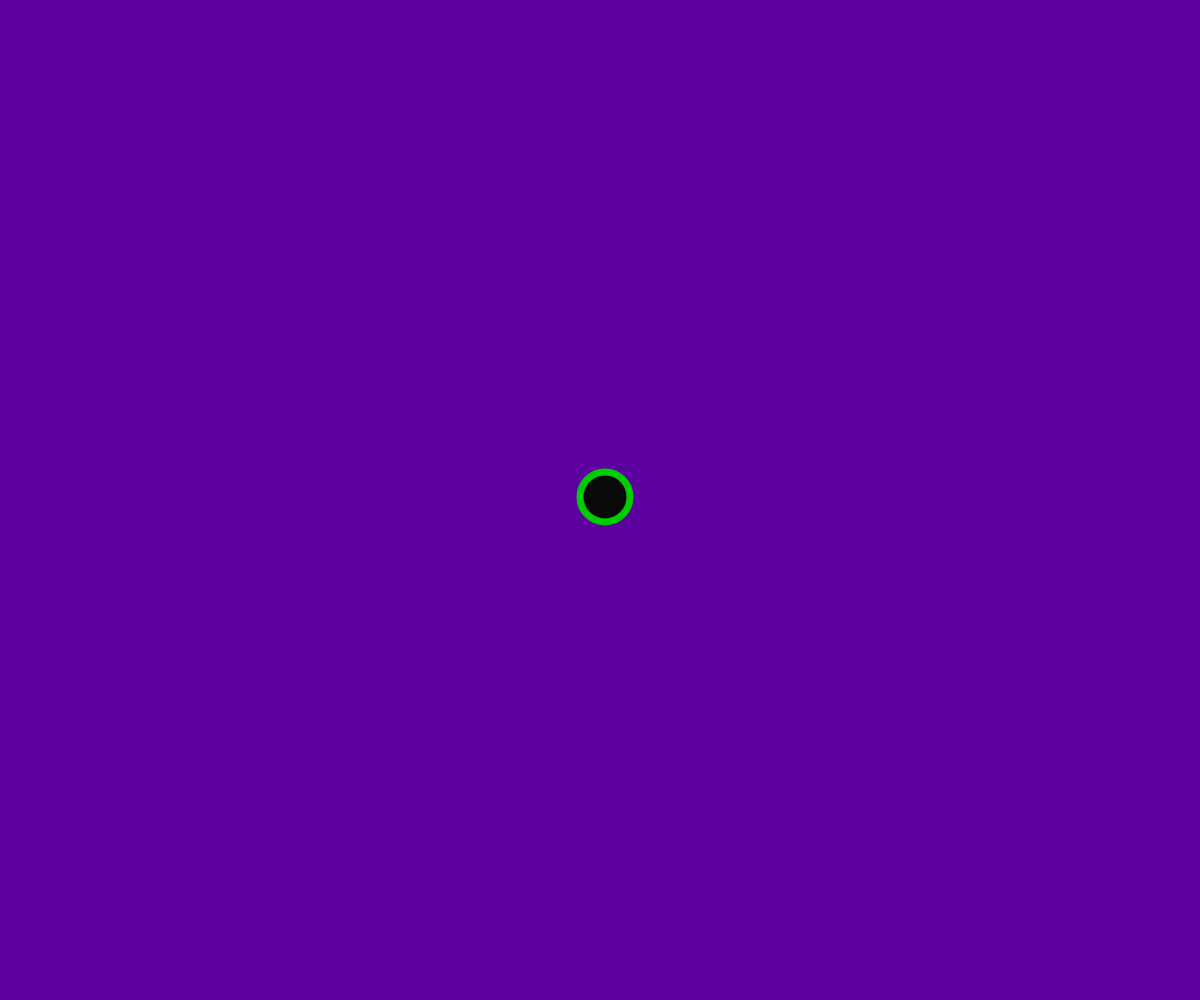
Frame 1 (no input)
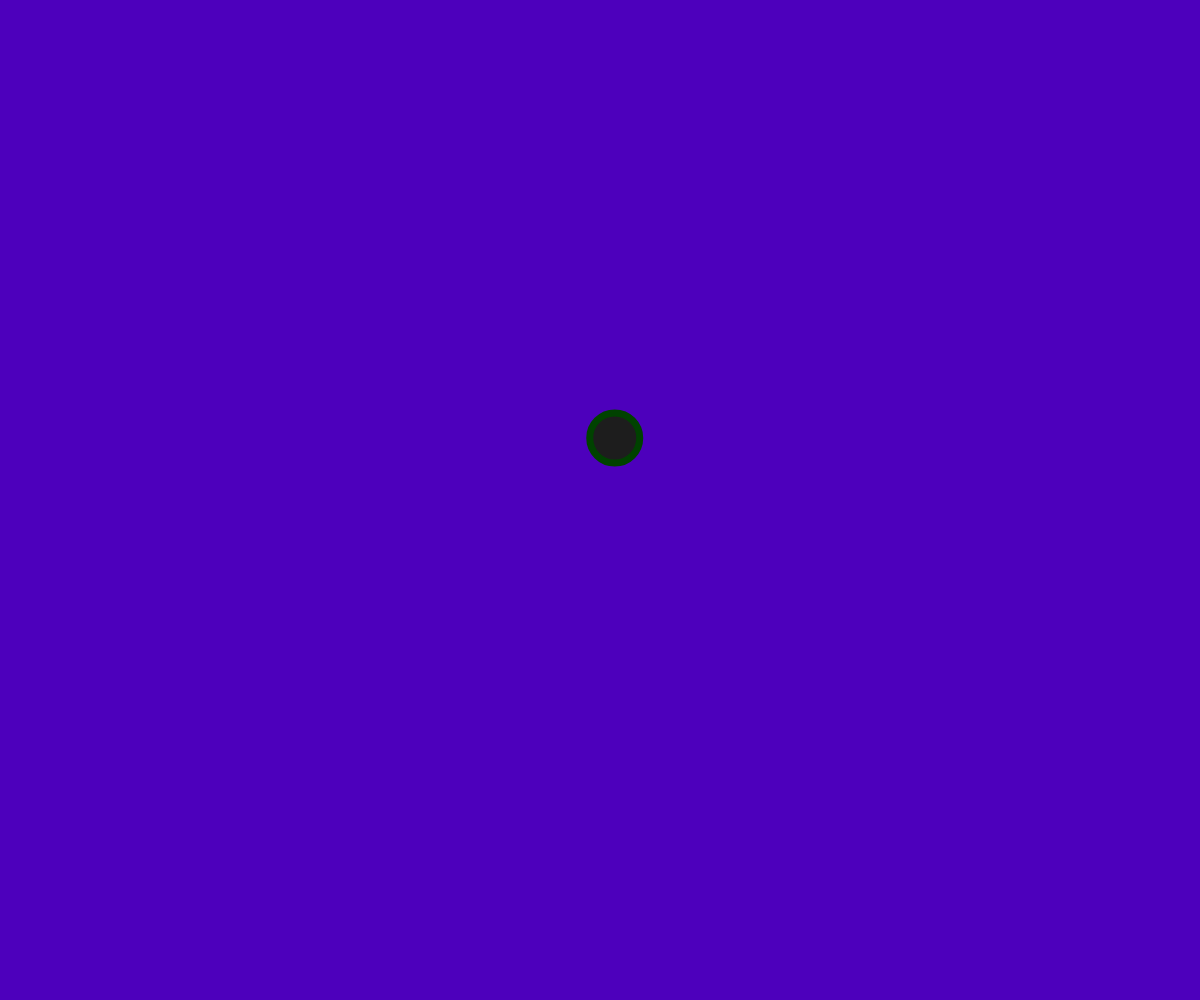
Frame 60 (no input)
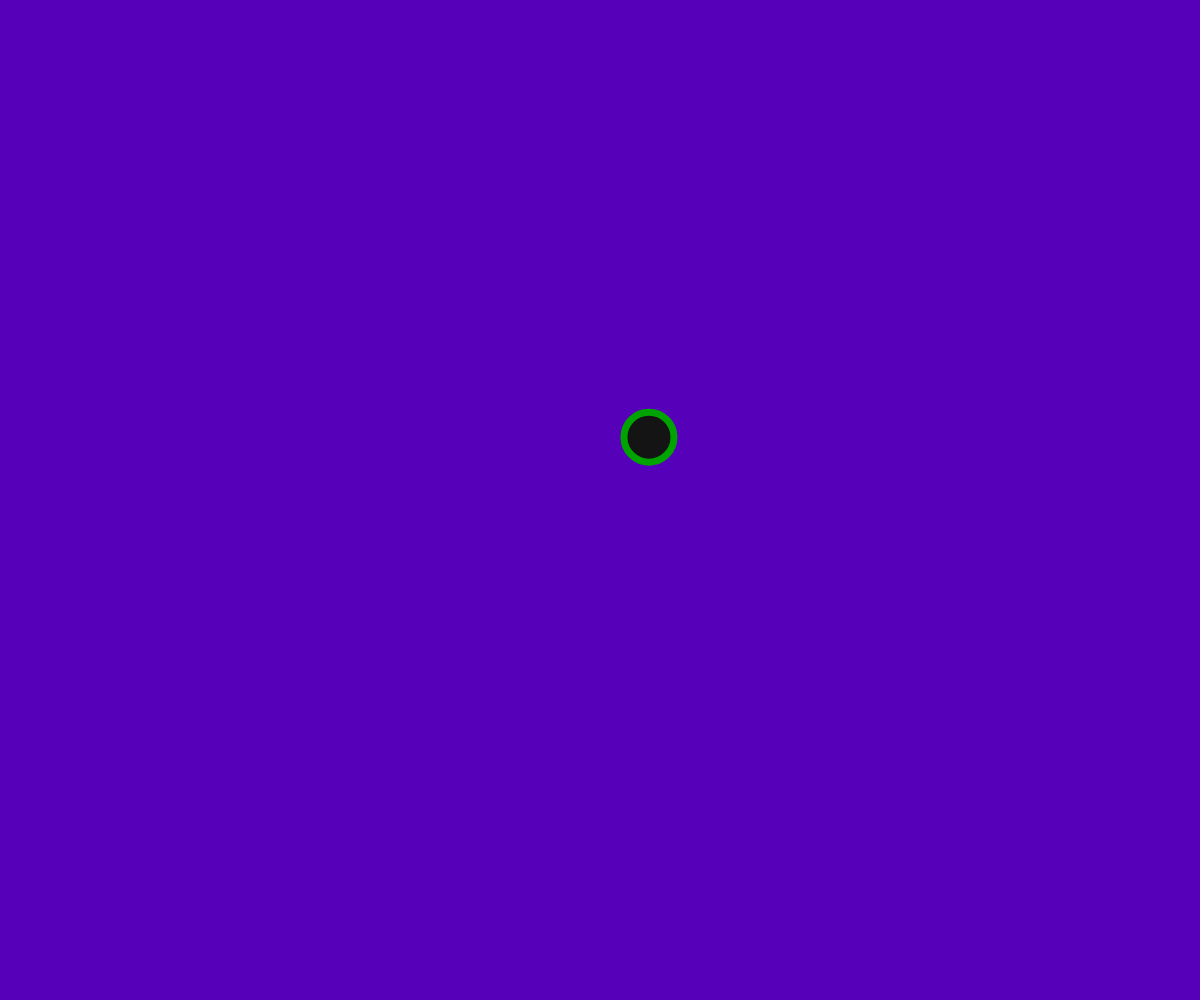
Frame 120 (the mouse pressed at the canvas centre since frame 60)

The p5.js sketch that drew these frames (run headless with seeded random() and noise() and a simulated clock; from frame 60 on, the mouse is pressed at the canvas centre):

// p5.js sketch
// ── sketch.js
let bubbles = [];

function setup(){
  createCanvas(windowWidth, windowHeight);
  let b = new Bubble(width/2, height/2, 10);
  bubbles.push(b);
}

function mouseDragged(){
  let r = random(10, 30);
  let b = new Bubble(mouseX, mouseY, r);
  bubbles.push(b);
}

function draw(){
  background(random(75,100),0,random(150,200));
  for (let i = 0; i < bubbles.length; i++) {
    bubbles[i].move();
    bubbles[i].show();
  }
}

class Bubble{
  constructor(x, y, r) {
    this.x = x;
    this.y = y;
    this.r = r;
  }

  move(){
    this.x = this.x + random(-10, 10);
    this.y = this.y + random(-10, 10);
  }

  show(){
    stroke(0,random(255),0);
    strokeWeight(7);
    fill(random(0,30));
    ellipse(this.x, this.y, this.r * 5);
  }
}
